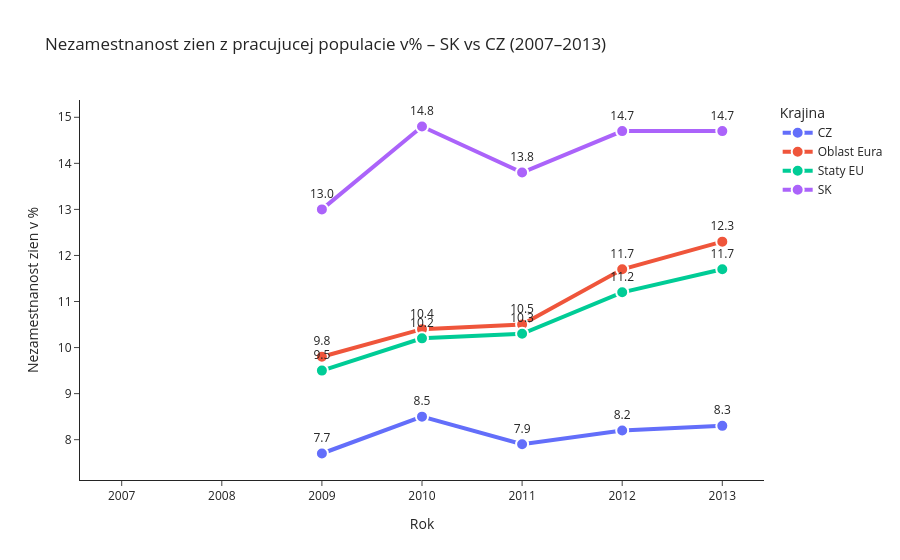

The cell this chart's notebook holds for it:
### Code cell
###Miera nezamestnanosti zien 
nezamestnanost_zien = eurostat.get_data_df('une_rt_a')
nezamestnanost_zien = nezamestnanost_zien[(nezamestnanost_zien['geo\\TIME_PERIOD'].isin(['SK', 'CZ','EU27_2020','EA20']) & (nezamestnanost_zien['sex'] == 'F') & (nezamestnanost_zien['unit'] == 'PC_ACT') & (nezamestnanost_zien['age'] == 'Y15-74'))]
nezamestnanost_zien = nezamestnanost_zien[['unit','age','sex', 'geo\\TIME_PERIOD','2007','2008','2009','2010','2011','2012','2013']]
nezamestnanost_zien['geo\\TIME_PERIOD'] = nezamestnanost_zien['geo\\TIME_PERIOD'].replace({ 'EA20': 'Oblast Eura','EU27_2020': 'Staty EU'})

nezamestnanost_zien = nezamestnanost_zien.rename(columns={'geo\\TIME_PERIOD': 'Krajina', 'unit' : 'Jednotka', 'age' : 'Vekova skupina', 'sex' : 'Pohlavie'})
nezamestnanost_zien['Jednotka'] = nezamestnanost_zien['Jednotka'].replace({'PC_ACT': '% z pracujucej populacie'})
nezamestnanost_zien['Pohlavie'] = nezamestnanost_zien['Pohlavie'].replace({'F': 'Zeny'})
nezamestnanost_zien['Vekova skupina'] = nezamestnanost_zien['Vekova skupina'].replace({'Y15-74': '15-74 Rokov'})

display(nezamestnanost_zien.tail(100))

nezamest_fem = nezamestnanost_zien.melt(
    id_vars=['Krajina'],
    value_vars=['2007','2008','2009','2010','2011','2012','2013'],
    var_name='Year',
    value_name='Nezamestnanost_zien')

fig = px.line(
    nezamest_fem,
    x='Year',
    y='Nezamestnanost_zien',
    color='Krajina',
    markers=True,
    text='Nezamestnanost_zien',
    title='Nezamestnanost zien z pracujucej populacie v% – SK vs CZ (2007–2013)',
    labels={'Nezamestnanost_zien': 'Nezamestnanost zien v %', 'Year': 'Rok'}
)

fig.for_each_trace(lambda t: t.update(
    mode='lines+markers+text',
    line=dict(width=4),
    marker=dict(size=12, line=dict(width=2, color='white')),
    textposition='top center',
    texttemplate='%{text:.1f}'  # 1 decimal
))

fig.update_layout(template='simple_white', hovermode=False)
fig.show()

file_name = f'./Nezamestnanost/nezamestnanost_zien_{today}.csv'
nezamestnanost_zien.to_csv(os.getcwd() + r'.\Nezamestnanost\nezamestnanost_zien_{}.csv'.format(today),index=True, header=True, encoding="utf-8-sig")

### Figure 1 — Plotly figure (JSON) as saved in the notebook; plotly's stock layout.template omitted (floating-point values rounded to 4 significant figures)
{"data": [{"hovertemplate": "Krajina=CZ<br>Rok=%{x}<br>Nezamestnanost zien v %=%{text}<extra></extra>", "legendgroup": "CZ", "line": {"color": "#636efa", "dash": "solid", "width": 4}, "marker": {"line": {"color": "white", "width": 2}, "size": 12, "symbol": "circle"}, "mode": "lines+markers+text", "name": "CZ", "orientation": "v", "showlegend": true, "text": [NaN, NaN, 7.7, 8.5, 7.9, 8.2, 8.3], "textposition": "top center", "texttemplate": "%{text:.1f}", "type": "scatter", "x": ["2007", "2008", "2009", "2010", "2011", "2012", "2013"], "xaxis": "x", "y": [NaN, NaN, 7.7, 8.5, 7.9, 8.2, 8.3], "yaxis": "y"}, {"hovertemplate": "Krajina=Oblast Eura<br>Rok=%{x}<br>Nezamestnanost zien v %=%{text}<extra></extra>", "legendgroup": "Oblast Eura", "line": {"color": "#EF553B", "dash": "solid", "width": 4}, "marker": {"line": {"color": "white", "width": 2}, "size": 12, "symbol": "circle"}, "mode": "lines+markers+text", "name": "Oblast Eura", "orientation": "v", "showlegend": true, "text": [NaN, NaN, 9.8, 10.4, 10.5, 11.7, 12.3], "textposition": "top center", "texttemplate": "%{text:.1f}", "type": "scatter", "x": ["2007", "2008", "2009", "2010", "2011", "2012", "2013"], "xaxis": "x", "y": [NaN, NaN, 9.8, 10.4, 10.5, 11.7, 12.3], "yaxis": "y"}, {"hovertemplate": "Krajina=Staty EU<br>Rok=%{x}<br>Nezamestnanost zien v %=%{text}<extra></extra>", "legendgroup": "Staty EU", "line": {"color": "#00cc96", "dash": "solid", "width": 4}, "marker": {"line": {"color": "white", "width": 2}, "size": 12, "symbol": "circle"}, "mode": "lines+markers+text", "name": "Staty EU", "orientation": "v", "showlegend": true, "text": [NaN, NaN, 9.5, 10.2, 10.3, 11.2, 11.7], "textposition": "top center", "texttemplate": "%{text:.1f}", "type": "scatter", "x": ["2007", "2008", "2009", "2010", "2011", "2012", "2013"], "xaxis": "x", "y": [NaN, NaN, 9.5, 10.2, 10.3, 11.2, 11.7], "yaxis": "y"}, {"hovertemplate": "Krajina=SK<br>Rok=%{x}<br>Nezamestnanost zien v %=%{text}<extra></extra>", "legendgroup": "SK", "line": {"color": "#ab63fa", "dash": "solid", "width": 4}, "marker": {"line": {"color": "white", "width": 2}, "size": 12, "symbol": "circle"}, "mode": "lines+markers+text", "name": "SK", "orientation": "v", "showlegend": true, "text": [NaN, NaN, 13.0, 14.8, 13.8, 14.7, 14.7], "textposition": "top center", "texttemplate": "%{text:.1f}", "type": "scatter", "x": ["2007", "2008", "2009", "2010", "2011", "2012", "2013"], "xaxis": "x", "y": [NaN, NaN, 13.0, 14.8, 13.8, 14.7, 14.7], "yaxis": "y"}], "layout": {"hovermode": false, "legend": {"title": {"text": "Krajina"}, "tracegroupgap": 0}, "title": {"text": "Nezamestnanost zien z pracujucej populacie v% – SK vs CZ (2007–2013)"}, "xaxis": {"anchor": "y", "domain": [0, 1], "title": {"text": "Rok"}}, "yaxis": {"anchor": "x", "domain": [0, 1], "title": {"text": "Nezamestnanost zien v %"}}}}
